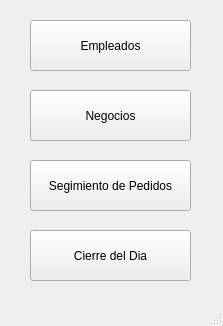
<?xml version="1.0" encoding="UTF-8"?>
<ui version="4.0">
 <class>MenuAdminGeneral</class>
 <widget class="QMainWindow" name="MenuAdminGeneral">
  <property name="geometry">
   <rect>
    <x>0</x>
    <y>0</y>
    <width>223</width>
    <height>326</height>
   </rect>
  </property>
  <property name="windowTitle">
   <string>Menu Principal</string>
  </property>
  <property name="windowIcon">
   <iconset>
    <normaloff>../images/image_Emp.ico</normaloff>../images/image_Emp.ico</iconset>
  </property>
  <widget class="QWidget" name="centralwidget">
   <widget class="QPushButton" name="btnEmpleados">
    <property name="geometry">
     <rect>
      <x>30</x>
      <y>20</y>
      <width>161</width>
      <height>51</height>
     </rect>
    </property>
    <property name="text">
     <string>Empleados</string>
    </property>
   </widget>
   <widget class="QPushButton" name="btnNegocios">
    <property name="geometry">
     <rect>
      <x>30</x>
      <y>90</y>
      <width>161</width>
      <height>51</height>
     </rect>
    </property>
    <property name="text">
     <string>Negocios</string>
    </property>
   </widget>
   <widget class="QPushButton" name="btnNegocios_2">
    <property name="geometry">
     <rect>
      <x>30</x>
      <y>160</y>
      <width>161</width>
      <height>51</height>
     </rect>
    </property>
    <property name="text">
     <string>Segimiento de Pedidos</string>
    </property>
   </widget>
   <widget class="QPushButton" name="btnNegocios_3">
    <property name="geometry">
     <rect>
      <x>30</x>
      <y>230</y>
      <width>161</width>
      <height>51</height>
     </rect>
    </property>
    <property name="text">
     <string>Cierre del Dia</string>
    </property>
   </widget>
  </widget>
  <widget class="QStatusBar" name="statusbar"/>
  <action name="actionAgregar">
   <property name="text">
    <string>Agregar</string>
   </property>
  </action>
 </widget>
 <resources/>
 <connections/>
</ui>
